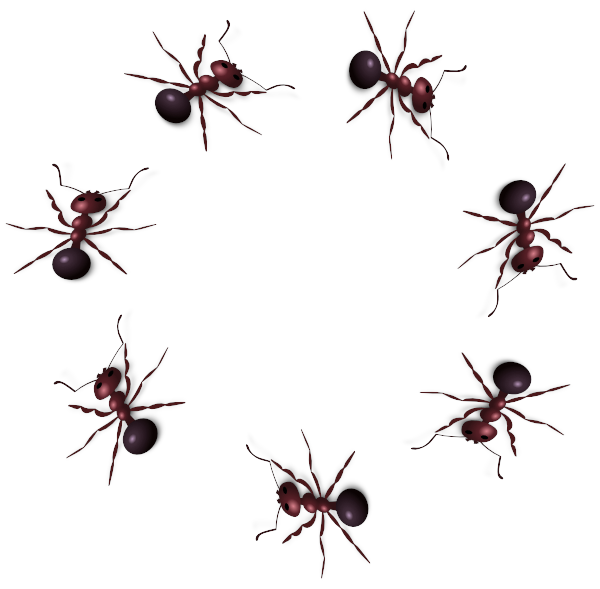
#> input picture Programacion en Python/Clases/2020/img/ants.png, 600 x 589 px
$ python ejercicio4.py
#> lines starting #> are read from the running program, lines starting #| are printed output that depends on the picture; after the words box and inside, x2 and y2 are one past the last pixel; in counts of white or black regions, pixels touching at a corner belong together
### Programacion en Python/Clases/2020/ejercicio1_2.py
from imageio import imread, imwrite
from matplotlib.pyplot import imshow, figure, show

def get_bb(img, rectang, color):
    yi, xi, yf, xf = rectang
    x1,y1,x2,y2 = 0,0,0,0
    #ENCUENTRO PUNTO SUPERIOR
    #recorro desde el punto incial x1,y1 las x  hasta encontrar hormiga
    for x in range(xi, xf):
        if x1 == 0:
            for y in range(yi, yf):
                if tuple(img[x, y]) != color:
                    x1= x
      # recorro desde el punto incial x1,y1 las y  hasta encontrar hormiga
    for y in range(yi, yf):
        if y1 == 0:
            for x in range(xi, xf):
                if tuple(img[x, y])  != color:
                    y1 = y
    # ENCUENTRO PUNTO INFERIOR
    # recorro desde el punto incial x2,y2 las x hacia la izquierda hasta encontrar hormiga
    for x in reversed(range(xi, xf)):
        if x2 == 0:
            for y in reversed(range(yi, yf)):
                if tuple(img[x, y])  != color:
                    x2 = x+1
    # recorro desde el punto incial x1,y1 las y hacia arriba hasta encontrar hormiga
    y2 = encuentray2(xi,yi,xf,yf, img, color)

    return ((y1, x1, y2, x2))

def encuentray2(xi,yi,xf,yf, img, color):
    for y in reversed(range(yi, yf)):
            for x in reversed(range(xi, xf)):
                if tuple(img[x, y]) != color:
                    return  y+1

img = imread('img/ants.png')
#> img is the input picture: shape (589, 600, 3); mean R, G, B 241.8, 239.7, 240
rectang = (100,0,300,160)
print(get_bb(img, rectang, (255, 255, 255)))
#> in get_bb, `y2 = encuentray2(xi,yi,xf,yf, img, color)`: y2 = 300
#| (122, 19, 300, 153)

### Programacion en Python/Clases/2020/Ejercicio3.py
from matplotlib.pyplot import imshow,show
from imageio import imread
from math import *
img = imread('img/ants.png')

def hl_rect(img,r,color3):
#> called with r = (4, 161, 161, 285), color3 = (-50, 50, 50)
    rojo= color3[0]
    verde= color3[1]
    azul= color3[2]
    xi = r[0]
    yi = r[1]
    xf = r[2]
    yf = r[3]
    for y in range(xi, xf):
        for x in range(yi, yf):
            # MIro si en la componente rojo se pasa o no llega
            if (img[x, y, 0] + rojo) < 0:
                img[x, y, 0] = 0
            elif (img[x, y, 0] + rojo) > 255:
                img[x, y, 0] = 255
            else:
                img[x, y, 0] = img[x, y, 0] + rojo
            # MIro si en la componente verde se pasa o no llega
            if (img[x, y, 1] + verde) < 0:
                img[x, y, 1] = 0
            elif (img[x, y, 1] + verde) > 255:
                img[x, y, 1] = 255
            else:
                img[x, y, 1] = img[x, y, 1] + verde
            # MIro si en la componente azul se pasa o no llega
            if (img[x, y, 2] + azul) < 0:
                img[x, y, 2] = 0
            elif (img[x, y, 2] + azul) > 255:
                img[x, y, 2] = 255
            else:
                img[x, y, 2] = img[x, y, 2] + azul
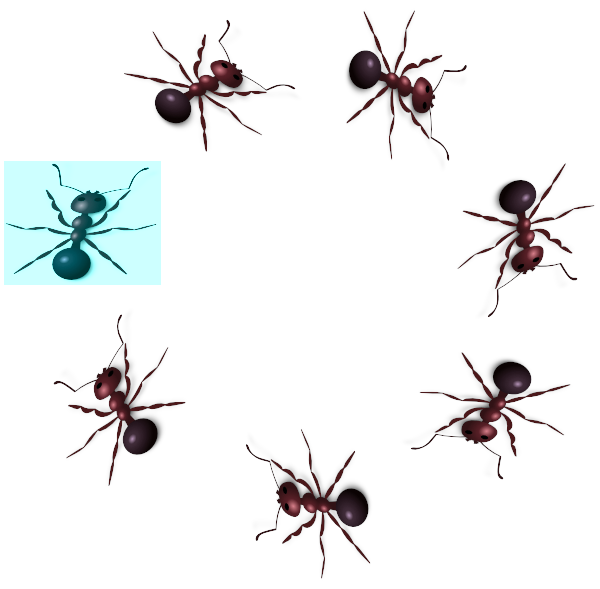
#> img: shape (589, 600, 3); 5.51% of pixels changed, all inside (x1, y1, x2, y2) = (4, 161, 161, 285)
    imshow(img)
    return show()
    return img

hl_rect(img,(4, 161, 161, 285),(-50,50,50))

### Programacion en Python/Clases/2020/Ejercicio2.py
## EJERCICIO 2

from matplotlib.pyplot import imshow,show
from imageio import imread

img = imread('img/ants.png')

def draw_rect(img,r,color):
    xi=r[0]
    yi=r[1]
    xf=r[2]
    yf=r[3]
    #xi,yi,xf,yf = r
    #rojo, verde, azull = color
    img[yi:yf, xi] = color
    #img[yi:yf, xi, 0] = rojo
    #img[yi:yf, xi, 1] = verde
    #img[yi:yf, xi, 2] = azul
    img[yi:yf, xf] = color
    img[yi, xi:xf] = color
    img[yf, xi:xf] = color
    #imshow(img)
    #return show()
    return img

#draw_rect(img, (4, 161, 161, 285), (0,255,0))
## pytest test_lab2.py::test_draw_rect

### Programacion en Python/Clases/2020/ejercicio4.py
from matplotlib.pyplot import imshow,show
from imageio import imread
from ejercicio1_2 import *
from Ejercicio2 import *
from Ejercicio3 import *
hormigas = [
    (100,0,300,160),
    (310,0,500,180),
    (450,150,600,340),
    (0,150,170,300),
    (50,300,200,500),
    (400,340,600,490),
    (200,400,400,589)
    ]

img = imread('img/ants.png')
'''
    me creo unas variaciones del ejercicio 2 y 3 que pinten en la imagen pero que no la devuelvan
    recorro lista de hormigas
    por cada hormiga llamo a mis variaciones de los ejervcicios 2 y 3 para que por cada rectangulo pinten en la imagen
    el recuadro y lo rellenen con el colo dicho

    Una vez he recorrido todas las hormigas
    puedop hacer el return

    '''
def find_bb(img, hormigas):
    img = imread('img/ants.png')
    color = (-50, -50, 50)
    ctrazo = (0, 0, 250)
    rhormigas = []
    for r in hormigas:
        r = get_bb(img, r, (255,255,255))
        rhormigas.append(r)
#> this loop made 7 passes
#> (y2 in get_bb, r) on passes 1 to 7: (300, (122, 19, 300, 153)), (468, (344, 8, 468, 172)), (596, (456, 162, 596, 319)), (161, (4, 161, 161, 285)), (187, (53, 308, 187, 488)), (573, (400, 351, 573, 480)), (373, (245, 427, 373, 581))
#> after the loop, rhormigas = [(122, 19, 300, 153), (344, 8, 468, 172), (456, 162, 596, 319), (4, 161, 161, 285), (53, 308, 187, 488), (400, 351, 573, 480), (245, 427, 373, 581)]
    for hormiga in rhormigas:
        draw_rect(img, hormiga, ctrazo)
        hl_rect(img, hormiga, color)
#> this loop made 7 passes
#> pass 1, in hl_rect (call 2), `return show()`:
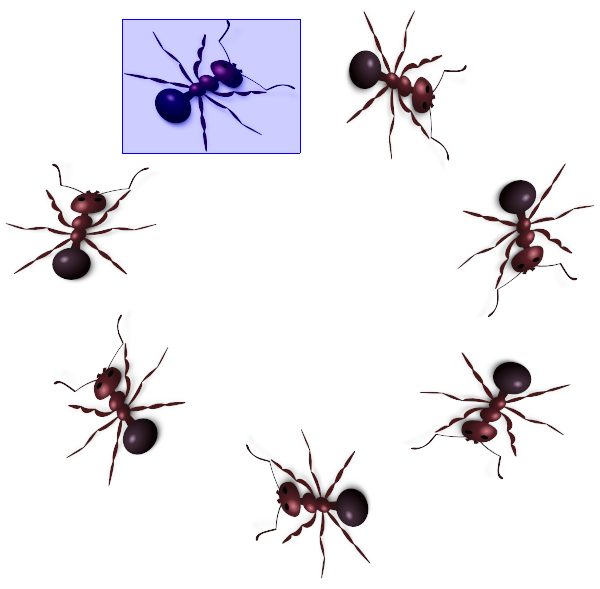
#> shown: shape (589, 600, 3); mean R, G, B 238.1, 236.1, 240.7
#> pass 2, in hl_rect (call 3), `return show()`:
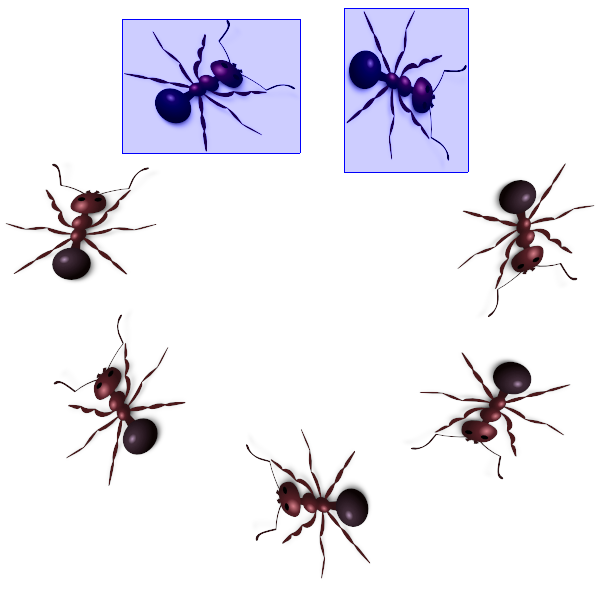
#> shown: shape (589, 600, 3); mean R, G, B 234.8, 233.1, 241.3
#> after the loop:
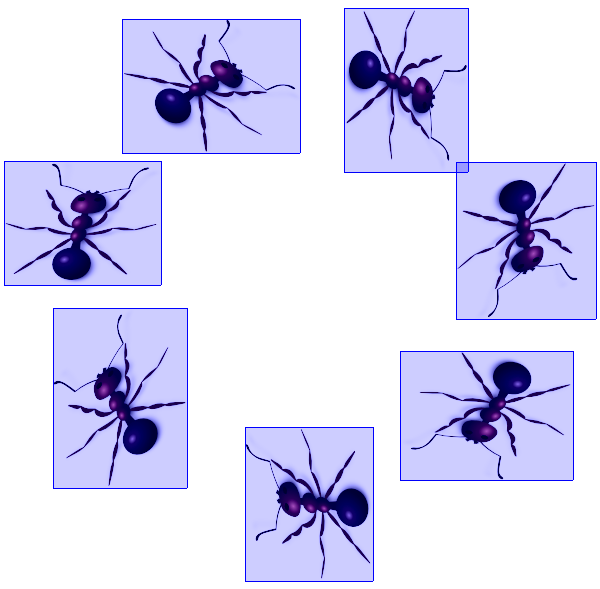
#> img: shape (589, 600, 3); mean R, G, B 217.9, 216.9, 244.5
    imshow(img)
    return show()

find_bb(img, hormigas)
